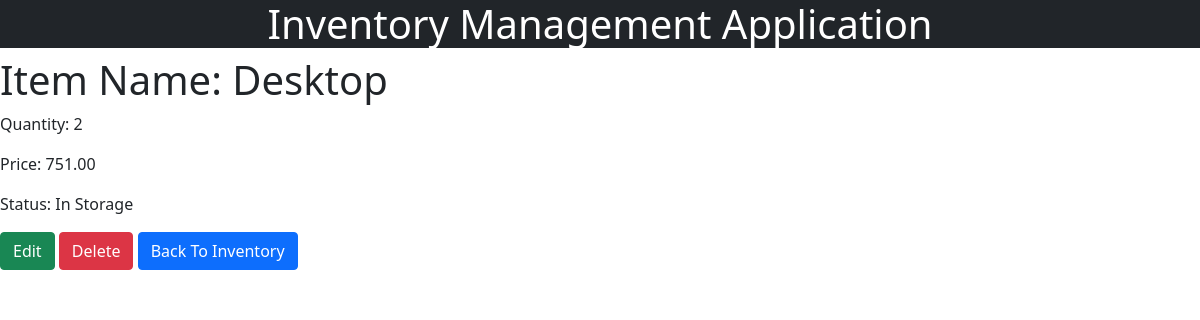
/products/5/ (signed in), run on the app's committed database.
### products/models.py (models this page shows, shortened)
class Product(models.Model):
	name = models.CharField(max_length = 60, default="Item")
	quantity = models.IntegerField(default=0)
	price = models.DecimalField(decimal_places=2, max_digits=100)
	status = models.CharField(max_length= 100, default="available")

### products/views.py (the view)
# urls.py: path('<int:id>/', product_detail_view, name='product-detail'),
@login_required(login_url='/login/')
def product_detail_view(request, id):
    obj = get_object_or_404(Product, id=id)
    context = {
        "object": obj
    }
    return render(request, "products/product_detail.html", context)

### products/templates/products/product_detail.html
{% extends 'base.html' %}
{% block content %}
<h1>Item Name: {{object.name}} </h1>
<p> Quantity: {{object.quantity}} </p>
<p> Price: {{object.price}} </p>
<p> Status: {{object.status}} </p>
<a class="btn btn-success" href="update" >Edit</a>
<a class="btn btn-danger" href="delete" >Delete</a>
<a class="btn btn-primary" href="/products/" >Back To Inventory</a>
{% endblock %}

### data on the page
Product: name "Desktop", quantity "2", price "751.00", status "In Storage"
